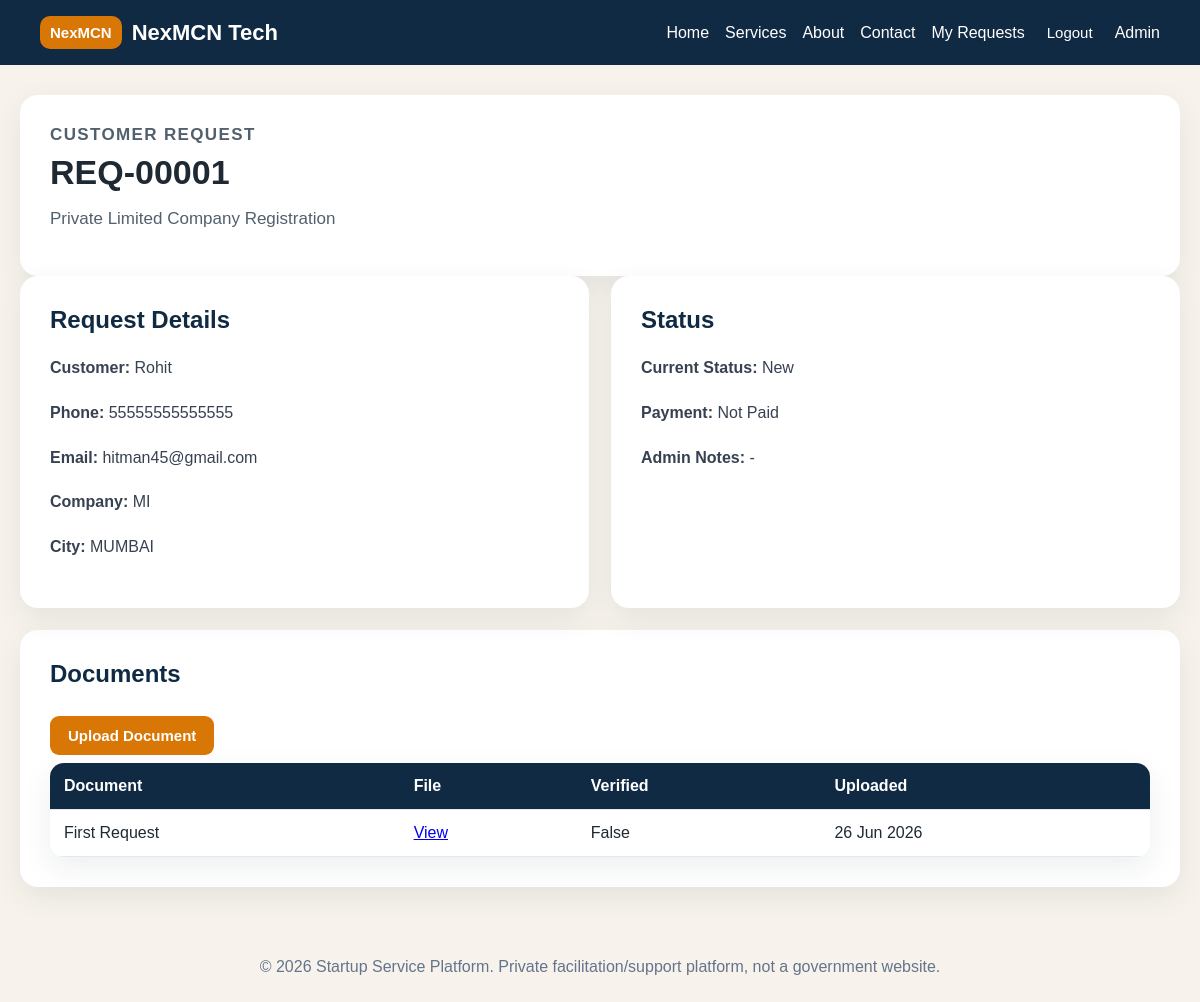
Page /requests/1/ (signed in) on the committed database.
### requirements_app/models.py (models this page shows, shortened)
class CustomerRequest(models.Model):
    STATUS_CHOICES = [
        ("NEW", "New"), ("DOCS_PENDING", "Documents Pending"), ("UNDER_REVIEW", "Under Review"),
        ("SUBMITTED", "Submitted"), ("QUERY_RAISED", "Query Raised"), ("COMPLETED", "Completed"), ("CANCELLED", "Cancelled"),
    ]
    PAYMENT_STATUS_CHOICES = [("NOT_PAID", "Not Paid"), ("PARTIAL", "Partial"), ("PAID", "Paid")]
    user = models.ForeignKey(User, on_delete=models.CASCADE, related_name="customer_requests")
    service = models.ForeignKey(Service, on_delete=models.PROTECT)
    request_number = models.CharField(max_length=30, unique=True, blank=True)
    customer_name = models.CharField(max_length=120)
    email = models.EmailField()
    phone = models.CharField(max_length=20)
    company_name = models.CharField(max_length=150, blank=True)
    city = models.CharField(max_length=100, blank=True)
    business_type = models.CharField(max_length=120, blank=True)
    customer_notes = models.TextField(blank=True)
    status = models.CharField(max_length=30, choices=STATUS_CHOICES, default="NEW")
    payment_status = models.CharField(max_length=20, choices=PAYMENT_STATUS_CHOICES, default="NOT_PAID")
    assigned_to = models.ForeignKey(User, on_delete=models.SET_NULL, null=True, blank=True, related_name="assigned_customer_requests")
    admin_notes = models.TextField(blank=True)
    created_at = models.DateTimeField(auto_now_add=True)
    updated_at = models.DateTimeField(auto_now=True)
    class Meta:
        verbose_name = "Customer Request"
        verbose_name_plural = "Customer Requests"
        ordering = ["-created_at"]

class Service(models.Model):
    category = models.ForeignKey(ServiceCategory, on_delete=models.SET_NULL, null=True, blank=True)
    title = models.CharField(max_length=180)
    slug = models.SlugField(unique=True)
    short_description = models.TextField()
    overview = models.TextField()
    why_choose = models.TextField(blank=True)
    who_should_apply = models.TextField(blank=True)
    key_highlights = models.TextField(blank=True)
    documents_required = models.TextField(blank=True)
    process_steps = models.TextField(blank=True)
    timeline = models.TextField(blank=True)
    pricing_note = models.TextField(blank=True)
    faq = models.TextField(blank=True)
    starting_price = models.DecimalField(max_digits=10, decimal_places=2, default=0)
    expected_timeline = models.CharField(max_length=100, blank=True)
    is_active = models.BooleanField(default=True)
    display_order = models.PositiveIntegerField(default=0)
    class Meta:
        ordering = ["display_order", "title"]

class RequestDocument(models.Model):
    customer_request = models.ForeignKey(CustomerRequest, on_delete=models.CASCADE, related_name="documents")
    document_name = models.CharField(max_length=150)
    file = models.FileField(upload_to="request_documents/")
    uploaded_by = models.ForeignKey(User, on_delete=models.SET_NULL, null=True, blank=True)
    verified = models.BooleanField(default=False)
    admin_notes = models.TextField(blank=True)
    uploaded_at = models.DateTimeField(auto_now_add=True)
    class Meta:
        verbose_name = "Request Document"
        verbose_name_plural = "Request Documents"
        ordering = ["-uploaded_at"]

### requirements_app/views.py (the view)
# urls.py: path("requests/<int:request_id>/", views.customer_request_detail, name="customer_request_detail"),
@login_required
def customer_request_detail(request, request_id):
    if request.user.is_staff:
        cr = get_object_or_404(CustomerRequest, id=request_id)
    else:
        cr = get_object_or_404(CustomerRequest, id=request_id, user=request.user)
    return render(request, "requirements_app/request_detail.html", {"customer_request": cr})

### requirements_app/templates/requirements_app/request_detail.html
{% extends 'requirements_app/base.html' %}{% block content %}<section class="page-heading"><p class="eyebrow">Customer Request</p><h1>{{ customer_request.request_number }}</h1><p>{{ customer_request.service.title }}</p></section><div class="two-column-grid"><section class="info-section"><h2>Request Details</h2><p><strong>Customer:</strong> {{ customer_request.customer_name }}</p><p><strong>Phone:</strong> {{ customer_request.phone }}</p><p><strong>Email:</strong> {{ customer_request.email }}</p><p><strong>Company:</strong> {{ customer_request.company_name|default:"-" }}</p><p><strong>City:</strong> {{ customer_request.city|default:"-" }}</p></section><section class="info-section"><h2>Status</h2><p><strong>Current Status:</strong> {{ customer_request.get_status_display }}</p><p><strong>Payment:</strong> {{ customer_request.get_payment_status_display }}</p><p><strong>Admin Notes:</strong> {{ customer_request.admin_notes|default:"-" }}</p></section></div><section class="info-section"><h2>Documents</h2><a class="btn" href="{% url 'upload_document' customer_request.id %}">Upload Document</a>{% if customer_request.documents.all %}<table><thead><tr><th>Document</th><th>File</th><th>Verified</th><th>Uploaded</th></tr></thead><tbody>{% for doc in customer_request.documents.all %}<tr><td>{{ doc.document_name }}</td><td><a href="{{ doc.file.url }}" target="_blank">View</a></td><td>{{ doc.verified }}</td><td>{{ doc.uploaded_at|date:"d M Y" }}</td></tr>{% endfor %}</tbody></table>{% else %}<p>No documents uploaded yet.</p>{% endif %}</section>{% endblock %}

### requirements_app/static/requirements_app/css/style.css (style rules this page uses)
* { box-sizing:border-box }
body { margin:0;font-family:Arial,sans-serif;background:#f7f3ec;color:#1f2933 }
.home-hero,.page-heading,.info-section,.form-card,.card,.pricing-section,.disclaimer-box,.metric-card { background:white;border-radius:18px;padding:30px;box-shadow:0 10px 30px rgba(16,42,67,.08) }
.eyebrow,.service-label { color:#d97706;text-transform:uppercase;font-size:12px;font-weight:bold;letter-spacing:.08em;margin:0 0 8px }
.btn { display:inline-block;background:#d97706;color:white;text-decoration:none;padding:11px 18px;border-radius:9px;border:none;cursor:pointer;margin:8px 6px 8px 0;font-size:15px;font-weight:bold }
.section-heading h2,.page-heading h1 { margin:0 0 10px;font-size:34px }
.section-heading p,.page-heading p { color:#52606d;font-size:17px }
.two-column-grid { display:grid;grid-template-columns:1fr 1fr;gap:22px }
.info-section { margin-bottom:22px }
.info-section h2 { margin-top:0;color:#102a43 }
.info-section p { color:#374151;line-height:1.8;font-size:16px }
table { width:100%;border-collapse:collapse;background:white;border-radius:14px;overflow:hidden;box-shadow:0 10px 30px rgba(16,42,67,.08) }
th,td { padding:14px;border-bottom:1px solid #e5e7eb;text-align:left }
th { background:#102a43;color:white }

### rows in the picture
CustomerRequest: request_number "REQ-00001", service "Private Limited Company Registration", customer_name "Rohit", phone "55555555555555", email "hitman45@gmail.com", company_name "MI", city "MUMBAI", status "New", payment_status "Not Paid", admin_notes "-"
RequestDocument: document_name "First Request", verified "False", uploaded_at "26 Jun 2026"
